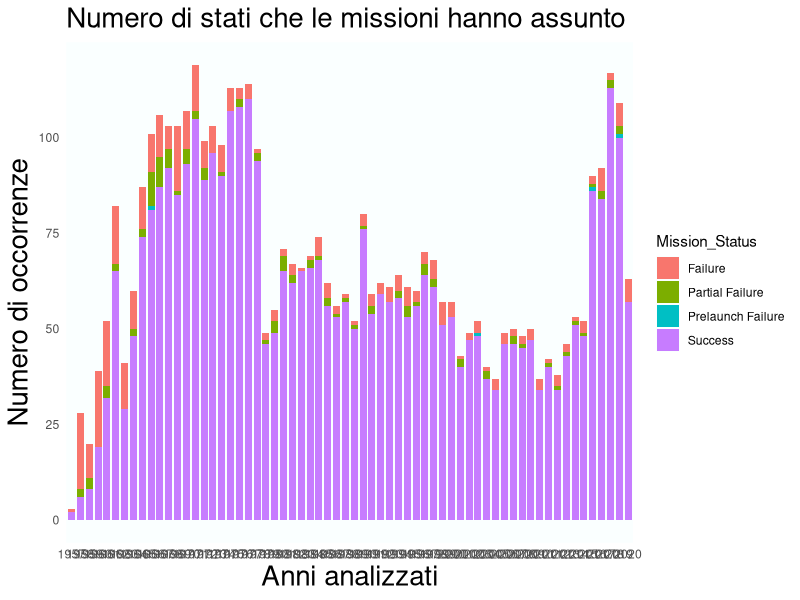

Generate this figure with R:
library(dplyr)
library(stringr)
library(ggplot2)

originalDataset = read.csv("mission_launches.csv")

df1=originalDataset %>%
  mutate(Year =str_split_i(Date, ',',-1))%>%
  mutate(Year= str_trim(Year))%>%
  mutate(Year =str_split_i(Year, ' ',1))

df2= df1%>%
  group_by(Mission_Status, Year)%>%
  summarise(n = n())

ggplot(df2, mapping = aes(x= Year , y= n))+
  geom_bar(stat = "identity", aes(fill = Mission_Status), width = 0.8, position = position_stack())+
  labs(title = "Numero di stati che le missioni hanno assunto",
    y="Numero di occorrenze", x="Anni analizzati")+
  theme(text = element_text(color = "black")
    ,panel.background = element_rect(fill ="#FaFFFF")
    ,plot.background = element_rect(fill = "white")
    ,panel.grid = element_blank()
    ,plot.title = element_text(size = 20)
    ,axis.ticks = element_blank()
    ,axis.title.x = element_text(size = 20)
    ,axis.title.y = element_text(size = 20)
  )

